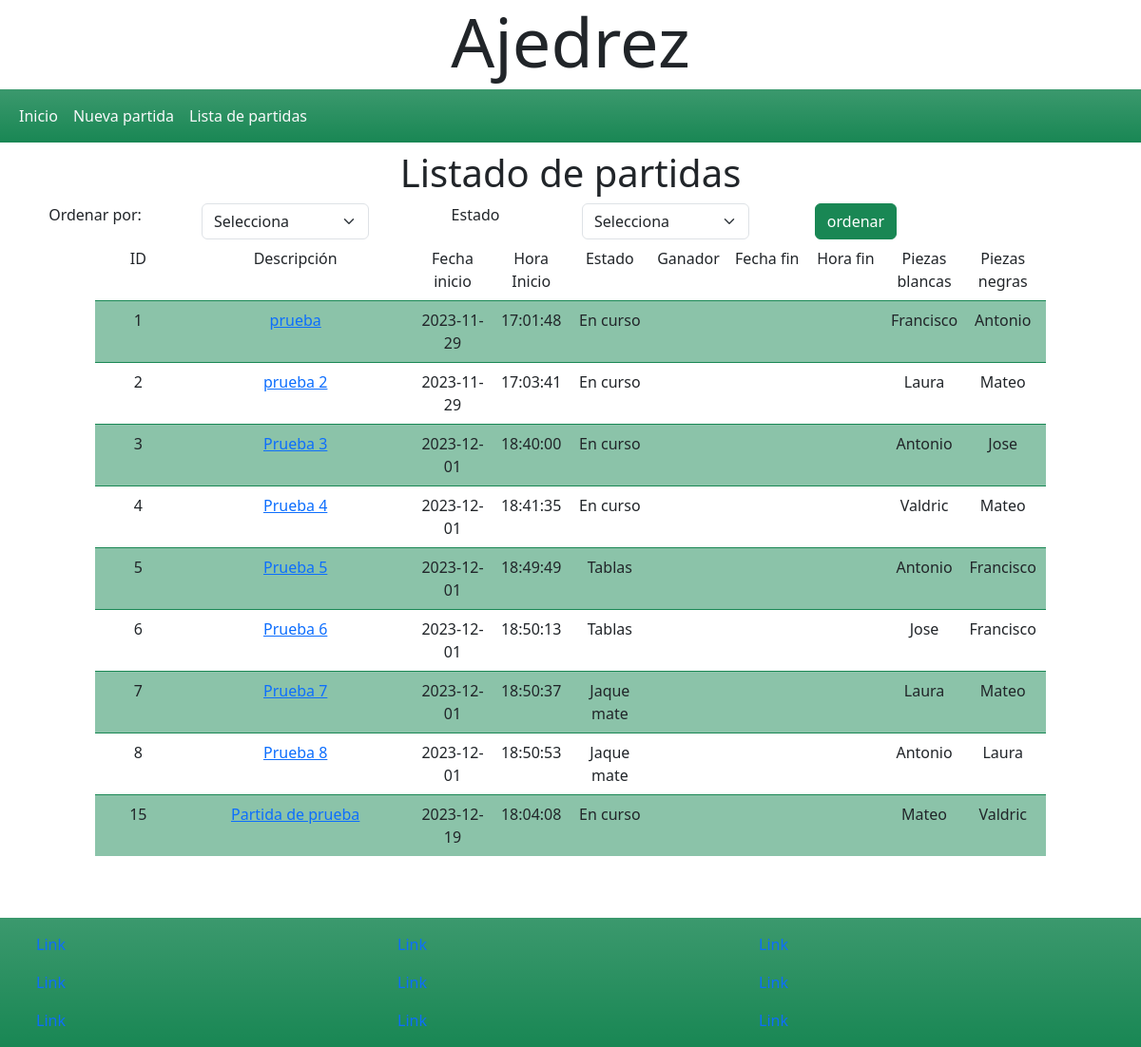
Page /UD3/Practica/chess_web_php/Vistas/gameListView.php on the committed database.
### tables this page shows
CREATE TABLE `T_Matches` (
  `ID` int NOT NULL AUTO_INCREMENT,
  `title` varchar(50) NOT NULL,
  `white` int NOT NULL,
  `black` int NOT NULL,
  `startDate` datetime NOT NULL,
  `endDate` datetime DEFAULT NULL,
  `winner` varchar(10) DEFAULT NULL,
  `state` varchar(20) NOT NULL DEFAULT (_utf8mb4'En curso'),
  PRIMARY KEY (`ID`),
  KEY `white` (`white`),
  KEY `black` (`black`),
  CONSTRAINT `T_Matches_ibfk_1` FOREIGN KEY (`white`) REFERENCES `T_Players` (`ID`),
  CONSTRAINT `T_Matches_ibfk_2` FOREIGN KEY (`black`) REFERENCES `T_Players` (`ID`)
);

CREATE TABLE `T_Players` (
  `ID` int NOT NULL AUTO_INCREMENT,
  `name` varchar(30) NOT NULL,
  `email` varchar(50) NOT NULL,
  `password` varchar(200) DEFAULT NULL,
  `profileType` varchar(100) DEFAULT NULL,
  PRIMARY KEY (`ID`),
  UNIQUE KEY `email` (`email`)
);

### UD3/Practica/chess_web_php/Infraestructura/gameInfo.php (called while the page is built, shortened)
<?php
class GameInfo
{
    function gInfo($orden, $estado)
    {
        $conexion = mysqli_connect('localhost', 'root', 'sanicculurs2gs');
        mysqli_select_db($conexion, 'chess_game');
       if (($orden == null & $estado == null)| ($orden == "empty" & $estado == "empty")) {
        $consulta = mysqli_prepare($conexion, "SELECT tm.ID AS ID,title,tp1.name as white,tp2.name as black,
        startDate,endDate,winner,state FROM T_Matches tm INNER JOIN T_Players tp1 ON tp1.ID = tm.white
        INNER JOIN T_Players tp2 ON tp2.ID = tm.black;");
       }else if ($orden != "empty" & $estado == "empty")
        {
            $consulta = mysqli_prepare($conexion, "SELECT
        tm.ID AS ID,
        title,
        tp1.name AS white,
        tp2.name AS black,
        startDate,
        endDate,
        winner,
        state
    FROM
        T_Matches tm
            INNER JOIN
        T_Players tp1 ON tp1.ID = tm.white
            INNER JOIN
        T_Players tp2 ON tp2.ID = tm.black order by $orden desc");
        } else if ($orden == "empty" & $estado != "empty")
        {
        $consulta = mysqli_prepare($conexion, "SELECT
        tm.ID AS ID,
        title,
        tp1.name AS white,
        tp2.name AS black,
        startDate,
        endDate,
        winner,
        state
    FROM
        T_Matches tm
            INNER JOIN
        T_Players tp1 ON tp1.ID = tm.white
            INNER JOIN
        T_Players tp2 ON tp2.ID = tm.black where state like '$estado';");
        } else if($orden != "empty" & $estado != "empty") {
            $consulta = mysqli_prepare($conexion, "SELECT
        tm.ID AS ID,
        title,
        tp1.name AS white,
        tp2.name AS black,
        startDate,
        endDate,
        winner,
        state
    FROM
        T_Matches tm
            INNER JOIN
        T_Players tp1 ON tp1.ID = tm.white
            INNER JOIN
        T_Players tp2 ON tp2.ID = tm.black where state like '$estado' ORDER BY $orden DESC;");
        }
        $consulta->execute();
        $res = $consulta->get_result();
        $games = array();
        while ($myrow = $res->fetch_assoc()) {
            array_push($games, $myrow);
        }
        return $games;
    }
}

### UD3/Practica/chess_web_php/Negocio/game.php (called while the page is built, shortened)
<?php
require ('../Infraestructura/gameInfo.php');
class Game
{
    private $_name;
    private $_j1;
    private $_j2;
    private $_startDate;
    private $_ID;
    private $_state;
    function init2($ID,$name,$j1,$j2,$startDate,$endDate,$winner,$state)
    {
        $this->_ID = $ID;
        $this->_name = $name;
        $this->_j1 = $j1;
        $this->_j2 = $j2;
        $this->_startDate = $startDate;
        $this->_state = $state;
    }
    function getName()
    {
        return $this->_name;
    }
    function getWhite()
    {
        return $this->_j1;
    }
    function getBlack()
    {
        return $this->_j2;
    }
    function getId()
    {
        return $this->_ID;
    }
    function getStartDate()
    {
        return $this->getDate($this->_startDate);
    }
    function getStartTime()
    {
        return $this->getTime($this->_startDate);
    }
    function getState()
    {
        return $this->_state;
    }
    function getDate($date)
    {
        return substr($date,0,10);
    }
    function getTime($time)
    {
        return substr($time,11);
    }
    function getGame($orden,$estado)
    {
        $gameDAL = new GameInfo();
        $rs = $gameDAL->gInfo($orden,$estado);
        $listGames = array();
        foreach ($rs as $game) {
            $gameRL = new Game();
            $gameRL->init2($game['ID'],$game['title'],$game['white'],$game['black'],
                $game['startDate'],$game['endDate'],$game['winner'],$game['state']);
            array_push($listGames, $gameRL);
        }
        return $listGames;
    }
}

### UD3/Practica/chess_web_php/Vistas/gameListView.php (the view, shortened to what this page needs)
<!DOCTYPE html>
<html lang="en">
<head>
    <link href="https://cdn.jsdelivr.net/npm/bootstrap@5.3.2/dist/css/bootstrap.min.css" rel="stylesheet"
>
    <link rel="stylesheet" href="../css/style.css">
</head>
<body>
    <?php
    include 'header.php';
    include 'nav.php';
    require("../Negocio/game.php");
    ?>
    <main class="container-fluid text-center mt-2 mb-2 vh-100">
        <div class="row">
            <div class="col-2"></div>
            <div class="col-8">
                <h1>Listado de partidas</h1>
            </div>
            <div class="col-2"></div>
        </div>
        <form action="" method="post" id="filtros">
            <div class="row">
                <div class="col-2">
                    <label for="orden">Ordenar por:</label>
                </div>
                <div class="col-2">
                    <select name="orden" id="orden" class="form-select">
                        <option value="empty">Selecciona</option>
                    </select>
                </div>
                <div class="col-2">
                    <label for="estado">Estado</label>
                </div>
                <div class="col-2">
                    <select name="estado" id="estado" class="form-select">
                        <option value="empty">Selecciona</option>
                    </select>
                </div>
                <div class="col-2">
                    <input type="submit" value="ordenar" class="btn btn-success">
                </div>
            </div>
        </form>
        <div class="row ">
            <div class="col-1"></div>
            <div class="col-10 ">
                <div class="row p-1">
                    <div class="col p-1">
                        ID
                    </div>
                    <div class="col-3 p-1">
                        Descripción
                    </div>
                    <div class="col p-1">
                        Fecha inicio
                    </div>
                    <div class="col p-1">
                        Hora Inicio
                    </div>
                    <div class="col p-1">
                        Estado
                    </div>
                    <div class="col p-1">
                        Ganador
                    </div>
                    <div class="col p-1">
                        Fecha fin
                    </div>
                    <div class="col p-1">
                        Hora fin
                    </div>
                    <div class="col p-1">
                        Piezas blancas
                    </div>
                    <div class="col p-1">Piezas negras</div>
                </div>
                <?php
                $orden = $_POST['orden'];
                $estado = $_POST['estado'];
                $game = new Game();
                $games = $game->getGame($orden,$estado);
                $count = 2;
                foreach ($games as $gam) {
                    if ($count % 2 == 0) {
                        echo "<div class='row p-1 border-top border-success bg-success bg-opacity-50'>";
                    }else{
                        echo "<div class='row p-1 border-top border-success'>";
                    }
                    echo "<div class='col p-1'>" . $gam->getID() . "</div>";
                    echo "<div class='col-3 p-1'> <a href='boardView.php?game=".$gam->getID()."'>" . $gam->getName() . "</a></div>";
                    echo "<div class='col p-1'>" . $gam->getStartDate() . "</div>";
                    echo "<div class='col p-1'>" . $gam->getStartTime() . "</div>";
                    echo "<div class='col p-1'>" . $gam->getState() . "</div>";
                    echo "<div class='col p-1'>" . $gam->getWinner() . "</div>";
                    echo "<div class='col p-1'>" . $gam->getEndDate() . "</div>";
                    echo "<div class='col p-1'>" . $gam->getEndTime() . "</div>";
                    echo "<div class='col p-1'>" . $gam->getWhite() . "</div>";
                    echo "<div class='col p-1'>" . $gam->getBlack() . "</div>";
                    echo "</div>";
                    $count++;
                }
                ?>
            </div>
            <div class="col-1"></div>
        </div>
    </main>
    <?php
    include 'footer.php';
    ?>
</body>
</html>

### UD3/Practica/chess_web_php/Vistas/header.php
<header class="container text-fade-in">
        <h1 class="display-2 text-center">Ajedrez</h1>
</header>

### UD3/Practica/chess_web_php/Vistas/nav.php (shortened to what this page needs)
<nav class="navbar navbar-expand-sm bg-success bg-gradient">
    <div class="container-fluid text-md-start text-center">
        <div class="collapse navbar-collapse" id="navbarSupportedContent">
            <ul class="navbar-nav me-auto mb-2 mb-lg-0">
                <li class="nav-item"><a href="index.php" class="nav-link link-light" aria-current="page">Inicio</a></li>
                <li class="nav-item"><a href="new_gameView.php" class="nav-link link-light">Nueva partida</a></li>
                <li class="nav-item"><a href="gameListView.php" class="nav-link link-light">Lista de partidas</a></li>
            </ul>
        </div>
    </div>
</nav>

### UD3/Practica/chess_web_php/Vistas/footer.php
<footer class="container-fluid text-md-start text-center bg-success bg-gradient">
    <div class="container-md pt-2 pb-2 text-center-sm">
        <div class="row">
            <div class="col-sm-4">
                <div class="row">
                    <div class="col-sm-1 m-1 p-1">
                        <a href="#" class="link-underline link-underline-opacity-0">Link</a>
                    </div>
                </div>
                <div class="row">
                    <div class="col-sm-1 m-1 p-1">
                        <a href="#" class="link-underline link-underline-opacity-0">Link</a>
                    </div>
                </div>
                <div class="row">
                    <div class="col-sm-1 m-1 p-1">
                        <a href="#" class="link-underline link-underline-opacity-0">Link</a>
                    </div>
                </div>
            </div>
            <div class="col-sm-4">
                <div class="row">
                    <div class="col-sm-1 m-1 p-1">
                        <a href="#" class="link-underline link-underline-opacity-0">Link</a>
                    </div>
                </div>
                <div class="row">
                    <div class="col-sm-1 m-1 p-1">
                        <a href="#" class="link-underline link-underline-opacity-0">Link</a>
                    </div>
                </div>
                <div class="row">
                    <div class="col-sm-1 m-1 p-1">
                        <a href="#" class="link-underline link-underline-opacity-0">Link</a>
                    </div>
                </div>
            </div>
            <div class="col-sm-4">
                <div class="row">
                    <div class="col-sm-1 m-1 p-1">
                        <a href="#" class="link-underline link-underline-opacity-0">Link</a>
                    </div>
                </div>
                <div class="row">
                    <div class="col-sm-1 m-1 p-1">
                        <a href="#" class="link-underline link-underline-opacity-0">Link</a>
                    </div>
                </div>
                <div class="row">
                    <div class="col-sm-1 m-1 p-1">
                        <a href="#" class="link-underline link-underline-opacity-0">Link</a>
                    </div>
                </div>
            </div>
        </div>
    </div>
</footer>

### UD3/Practica/chess_web_php/css/style.css (style rules this page uses)
.text-fade-in { animation: fadeIn 1s; }

### rows in the picture
t_matches: ID "1", title "prueba", startDate "2023-11-29", startDate "17:01:48", state "En curso", white.name "Francisco", black.name "Antonio"
t_matches: ID "2", title "prueba 2", startDate "2023-11-29", startDate "17:03:41", state "En curso", white.name "Laura", black.name "Mateo"
t_matches: ID "3", title "Prueba 3", startDate "2023-12-01", startDate "18:40:00", state "En curso", white.name "Antonio", black.name "Jose"
t_matches: ID "4", title "Prueba 4", startDate "2023-12-01", startDate "18:41:35", state "En curso", white.name "Valdric", black.name "Mateo"
t_matches: ID "5", title "Prueba 5", startDate "2023-12-01", startDate "18:49:49", state "Tablas", white.name "Antonio", black.name "Francisco"
t_matches: ID "6", title "Prueba 6", startDate "2023-12-01", startDate "18:50:13", state "Tablas", white.name "Jose", black.name "Francisco"
t_matches: ID "7", title "Prueba 7", startDate "2023-12-01", startDate "18:50:37", state "Jaque mate", white.name "Laura", black.name "Mateo"
t_matches: ID "8", title "Prueba 8", startDate "2023-12-01", startDate "18:50:53", state "Jaque mate", white.name "Antonio", black.name "Laura"
t_matches: ID "15", title "Partida de prueba", startDate "2023-12-19", startDate "18:04:08", state "En curso", white.name "Mateo", black.name "Valdric"
